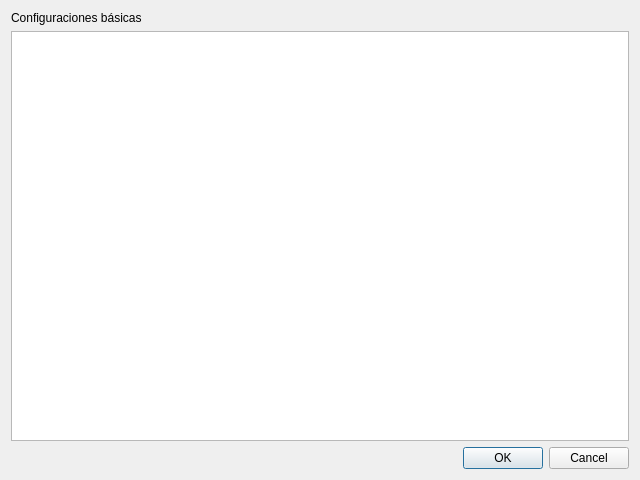
<?xml version="1.0" encoding="UTF-8"?>
<ui version="4.0">
 <class>Config</class>
 <widget class="QDialog" name="Config">
  <property name="geometry">
   <rect>
    <x>0</x>
    <y>0</y>
    <width>640</width>
    <height>480</height>
   </rect>
  </property>
  <property name="windowTitle">
   <string>Dialog</string>
  </property>
  <layout class="QVBoxLayout" name="verticalLayout">
   <item>
    <widget class="QLabel" name="lblTitle">
     <property name="text">
      <string>Configuraciones básicas</string>
     </property>
    </widget>
   </item>
   <item>
    <widget class="QPlainTextEdit" name="txtConfig"/>
   </item>
   <item>
    <widget class="QDialogButtonBox" name="buttonBox">
     <property name="orientation">
      <enum>Qt::Orientation::Horizontal</enum>
     </property>
     <property name="standardButtons">
      <set>QDialogButtonBox::StandardButton::Cancel|QDialogButtonBox::StandardButton::Ok</set>
     </property>
     <property name="centerButtons">
      <bool>false</bool>
     </property>
    </widget>
   </item>
  </layout>
 </widget>
 <resources/>
 <connections>
  <connection>
   <sender>buttonBox</sender>
   <signal>accepted()</signal>
   <receiver>Config</receiver>
   <slot>accept()</slot>
   <hints>
    <hint type="sourcelabel">
     <x>248</x>
     <y>254</y>
    </hint>
    <hint type="destinationlabel">
     <x>157</x>
     <y>274</y>
    </hint>
   </hints>
  </connection>
  <connection>
   <sender>buttonBox</sender>
   <signal>rejected()</signal>
   <receiver>Config</receiver>
   <slot>reject()</slot>
   <hints>
    <hint type="sourcelabel">
     <x>316</x>
     <y>260</y>
    </hint>
    <hint type="destinationlabel">
     <x>286</x>
     <y>274</y>
    </hint>
   </hints>
  </connection>
 </connections>
</ui>
